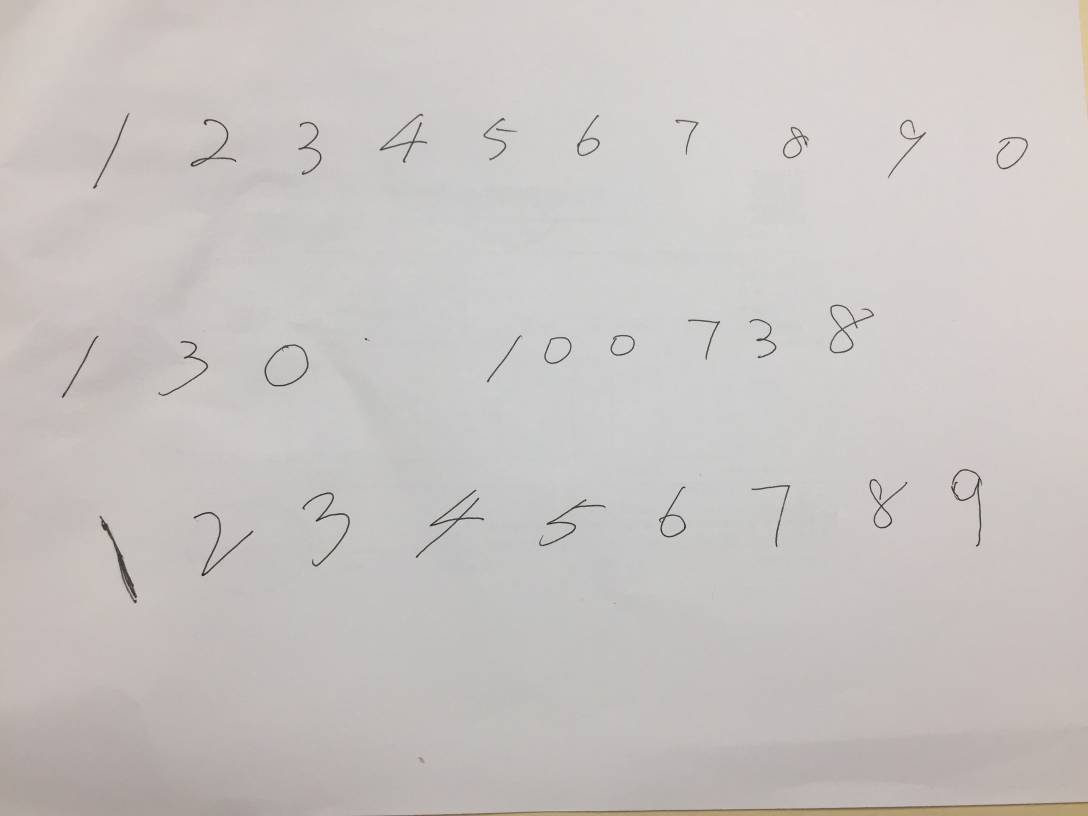
#> input picture PythonToolkit/HandwritingDigits/o.jpg, 3264 x 2448 px (shown at 1/3 size)
$ python ascii-art.py HandwritingDigits/o.jpg
#> lines starting #> are read from the running program, lines starting #| are printed output that depends on the picture
#> in handle_image_conversion, image is the input picture: PIL image 3264x2448 RGB; mean R, G, B 200.8, 196.3, 194.1
"""
How it works?

We scale a given image to a standard resolution that suitably represents the ASCII version of a given image. The scaled version is then converted to a grayscale image. In a grayscale image, there are 256 shades of gray, or in other words, each pixel carries only the intensity information which is represented by an 8 bit value. A pixel with a value of 0 is assumed to be black and the one with 255 is assumed to be white. We divide the whole range of 0-255 into 11 smaller ranges of 25 pixels each and then assign each pixel a character according to the range it falls in. The point is to assign a group of pixels with slightly varying intensity the same ASCII char. We use the PIL library to play with the images. The code given below is almost self explanatory. The default char mapping and resolution doesn't render good ASCII arts for every image size and so you should try modifying the char mapping and image size to the one that best represents the given image.

From: http://www.hackerearth.com/notes/beautiful-python-a-simple-ascii-art-generator-from-images/

Dependencies:

PIL(Python Imaging Library)

"""

from PIL import Image

ASCII_CHARS = [ '#', '?', '%', '.', 'S', '+', '.', '*', ':', ',', '@']

def scale_image(image, new_width=100):
    """Resizes an image preserving the aspect ratio.
    """
#> called with new_width = 100
    (original_width, original_height) = image.size
#> original_width = 3264; original_height = 2448
    aspect_ratio = original_height/float(original_width)
#> aspect_ratio = 0.75
    new_height = int(aspect_ratio * new_width)
#> new_height = 75

    new_image = image.resize((new_width, new_height))
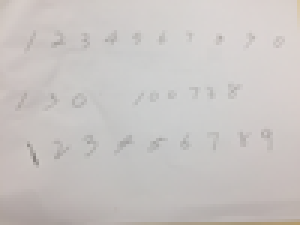
#> new_image: PIL image 100x75 RGB (shown 3 times larger); mean R, G, B 200.8, 196.3, 194.2
    return new_image

def convert_to_grayscale(image):
    return image.convert('L')

def map_pixels_to_ascii_chars(image, range_width=25):
    """Maps each pixel to an ascii char based on the range
    in which it lies.

    0-255 is divided into 11 ranges of 25 pixels each.
    """
#> called with range_width = 25

    pixels_in_image = list(image.getdata())
#> pixels_in_image = 7500 values, max 215 at index 168, min 128 at index 5211, mean 197.4
    pixels_to_chars = [ASCII_CHARS[pixel_value//range_width] for pixel_value in
            pixels_in_image]
#> pixels_to_chars = 7500 items, first 6: '*', '*', '*', '*', ':', ':'

    return "".join(pixels_to_chars)

def convert_image_to_ascii(image, new_width=100):
    image = scale_image(image)
    image = convert_to_grayscale(image)

    pixels_to_chars = map_pixels_to_ascii_chars(image)
    len_pixels_to_chars = len(pixels_to_chars)
#> len_pixels_to_chars = 7500

    image_ascii = [pixels_to_chars[index: index + new_width] for index in
            range(0, len_pixels_to_chars, new_width)]
#> image_ascii = 75 items

    return "\n".join(image_ascii)

def handle_image_conversion(image_filepath):
    image = None
    try:
        image = Image.open(image_filepath)
    except Exception as e:
        print("Unable to open image file {image_filepath}.".format(image_filepath=image_filepath))
        print(e)
        return

    image_ascii = convert_image_to_ascii(image)
    print(image_ascii)

if __name__=='__main__':
    import sys
    image_file_path = sys.argv[1]
    handle_image_conversion(image_file_path)
